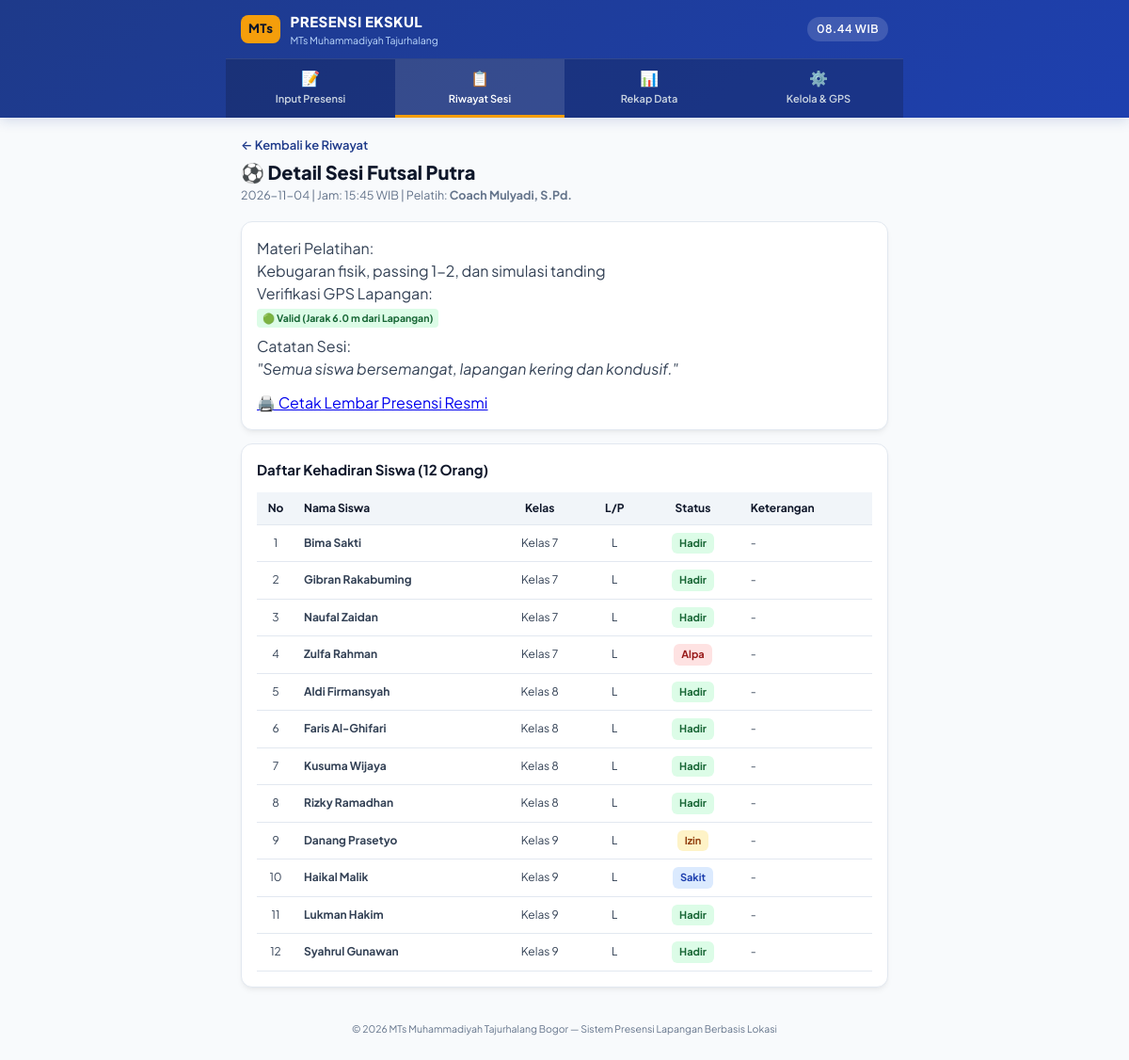
The app's page /riwayat/1 with its own data.
### tables this page shows
CREATE TABLE ekskul (
        id INTEGER PRIMARY KEY AUTOINCREMENT,
        nama TEXT UNIQUE NOT NULL,
        kategori TEXT,
        icon TEXT,
        hari_latihan TEXT,
        jam_latihan TEXT,
        pelatih_default TEXT
    );

CREATE TABLE sesi_latihan (
        id INTEGER PRIMARY KEY AUTOINCREMENT,
        ekskul_id INTEGER NOT NULL,
        nama_pelatih TEXT NOT NULL,
        tanggal TEXT NOT NULL,
        jam_mulai TEXT NOT NULL,
        jam_selesai TEXT,
        lokasi_lat REAL,
        lokasi_lng REAL,
        jarak_meter REAL,
        status_lokasi TEXT, -- 'VALID' / 'DILUAR_AREA'
        materi_latihan TEXT,
        catatan TEXT,
        created_at TIMESTAMP DEFAULT CURRENT_TIMESTAMP,
        FOREIGN KEY (ekskul_id) REFERENCES ekskul(id)
    );

CREATE TABLE presensi_siswa (
        id INTEGER PRIMARY KEY AUTOINCREMENT,
        sesi_id INTEGER NOT NULL,
        siswa_id INTEGER NOT NULL,
        status_kehadiran TEXT NOT NULL, -- 'Hadir', 'Izin', 'Sakit', 'Alpa'
        keterangan TEXT,
        FOREIGN KEY (sesi_id) REFERENCES sesi_latihan(id),
        FOREIGN KEY (siswa_id) REFERENCES siswa(id)
    );

CREATE TABLE siswa (
        id INTEGER PRIMARY KEY AUTOINCREMENT,
        ekskul_id INTEGER NOT NULL,
        nama TEXT NOT NULL,
        kelas TEXT NOT NULL,
        nisn TEXT,
        jenis_kelamin TEXT,
        status_aktif INTEGER DEFAULT 1,
        FOREIGN KEY (ekskul_id) REFERENCES ekskul(id)
    );

### app.py (the view)
@app.route('/riwayat/<int:sesi_id>')
def detail_sesi(sesi_id):
    conn = get_db()
    sesi = conn.execute("""
    SELECT s.*, e.nama as nama_ekskul, e.icon as icon_ekskul, e.kategori
    FROM sesi_latihan s
    JOIN ekskul e ON s.ekskul_id = e.id
    WHERE s.id = ?
    """, (sesi_id,)).fetchone()
    if not sesi:
        conn.close()
        return "Sesi tidak ditemukan", 404
    presensi = conn.execute("""
    SELECT ps.*, sw.nama, sw.kelas, sw.jenis_kelamin
    FROM presensi_siswa ps
    JOIN siswa sw ON ps.siswa_id = sw.id
    WHERE ps.sesi_id = ?
    ORDER BY sw.kelas ASC, sw.nama ASC
    """, (sesi_id,)).fetchall()
    conn.close()
    return render_template('detail_sesi.html', sesi=sesi, presensi=presensi)

### database.py (called while the page is built)
def get_db():
    conn = sqlite3.connect(DB_PATH)
    conn.row_factory = sqlite3.Row
    return conn

### templates/detail_sesi.html (shortened to what this page needs)
{% extends 'base.html' %}
{% block content %}
<div class="screen-wrapper">
    <div class="page-title-box">
        <a href="/riwayat" class="back-link">← Kembali ke Riwayat</a>
        <h1 class="page-heading">{{ sesi.icon_ekskul }} Detail Sesi {{ sesi.nama_ekskul }}</h1>
        <p class="page-subheading">{{ sesi.tanggal }} | Jam: {{ sesi.jam_mulai }} WIB | Pelatih: <b>{{ sesi.nama_pelatih }}</b></p>
    </div>
    <div class="card session-meta-banner">
        <div class="meta-cols">
            <div>
                <span class="meta-title">Materi Pelatihan:</span>
                <p class="meta-desc">{{ sesi.materi_latihan if sesi.materi_latihan else '-' }}</p>
            </div>
            <div>
                <span class="meta-title">Verifikasi GPS Lapangan:</span>
                <p class="meta-desc">
                    {% if sesi.status_lokasi == 'VALID' %}
                    <span class="badge-tag tag-green">🟢 Valid (Jarak {{ sesi.jarak_meter }} m dari Lapangan)</span>
                    {% else %}
                    <span class="badge-tag tag-yellow">🟡 Di Luar Toleransi (Jarak {{ sesi.jarak_meter }} m)</span>
                    {% endif %}
                </p>
            </div>
        </div>
        {% if sesi.catatan %}
        <div style="margin-top: 8px;">
            <span class="meta-title">Catatan Sesi:</span>
            <p class="meta-desc"><i>"{{ sesi.catatan }}"</i></p>
        </div>
        {% endif %}
        <div style="margin-top: 12px;">
            <a href="/cetak/{{ sesi.id }}" target="_blank" class="btn-print-banner">🖨️ Cetak Lembar Presensi Resmi</a>
        </div>
    </div>
    <div class="card table-card">
        <h3 class="card-title" style="margin-bottom: 12px;">Daftar Kehadiran Siswa ({{ presensi|length }} Orang)</h3>
        <div class="table-responsive">
            <table class="data-table">
                <thead>
                    <tr>
                        <th style="width: 40px; text-align: center;">No</th>
                        <th>Nama Siswa</th>
                        <th style="text-align: center;">Kelas</th>
                        <th style="text-align: center;">L/P</th>
                        <th style="text-align: center;">Status</th>
                        <th>Keterangan</th>
                    </tr>
                </thead>
                <tbody>
                    {% for p in presensi %}
                    <tr>
                        <td style="text-align: center;">{{ loop.index }}</td>
                        <td><b>{{ p.nama }}</b></td>
                        <td style="text-align: center;">{{ p.kelas }}</td>
                        <td style="text-align: center;">{{ p.jenis_kelamin }}</td>
                        <td style="text-align: center;">
                            {% if p.status_kehadiran == 'Hadir' %}
                            <span class="status-badge badge-hadir">Hadir</span>
                            {% elif p.status_kehadiran == 'Izin' %}
                            <span class="status-badge badge-izin">Izin</span>
                            {% elif p.status_kehadiran == 'Sakit' %}
                            <span class="status-badge badge-sakit">Sakit</span>
                            {% else %}
                            <span class="status-badge badge-alpa">Alpa</span>
                            {% endif %}
                        </td>
                        <td>{{ p.keterangan if p.keterangan else '-' }}</td>
                    </tr>
                    {% endfor %}
                </tbody>
            </table>
        </div>
    </div>
</div>
{% endblock %}

### static/style.css (style rules this page uses)
:root { --primary: #1E3A8A; --primary-light: #3B82F6; --secondary: #0D9488; --accent: #F59E0B; --success: #10B981; --danger: #EF4444; --dark: #0F172A; --text: #334155; --muted: #64748B; --bg-app: #F8FAFC; --card-bg: #FFFFFF; --border: #E2E8F0; --radius: 12px; --shadow: 0 4px 6px -1px rgba(0, 0, 0, 0.05), 0 2px 4px -2px rgba(0, 0, 0, 0.05); }
* { box-sizing: border-box; margin: 0; padding: 0; -webkit-tap-highlight-color: transparent; }
body { font-family: 'Plus Jakarta Sans', -apple-system, BlinkMacSystemFont, "Segoe UI", Roboto, sans-serif; background-color: var(--bg-app); color: var(--text); line-height: 1.5; padding-bottom: 40px; }
.screen-wrapper { display: flex; flex-direction: column; gap: 14px; }
.page-title-box { margin-bottom: 4px; }
.page-heading { font-size: 20px; font-weight: 800; color: var(--dark); }
.page-subheading { font-size: 12.5px; color: var(--muted); }
.back-link { display: inline-block; color: var(--primary); text-decoration: none; font-size: 13px; font-weight: 600; margin-bottom: 4px; }
.card { background: var(--card-bg); border-radius: var(--radius); padding: 16px; border: 1px solid var(--border); box-shadow: var(--shadow); }
.card-title { font-size: 15px; font-weight: 700; color: var(--dark); }
.badge-tag { display: inline-block; padding: 2px 6px; border-radius: 4px; font-size: 10.5px; font-weight: 700; }
.tag-green { background: #DCFCE7; color: #166534; }
.table-responsive { overflow-x: auto; }
.data-table { width: 100%; border-collapse: collapse; font-size: 12px; }
.data-table th, .data-table td { padding: 8px 10px; border-bottom: 1px solid var(--border); }
.data-table th { background: #F1F5F9; color: var(--dark); font-weight: 700; text-align: left; }
.status-badge { display: inline-block; padding: 3px 8px; border-radius: 6px; font-size: 11px; font-weight: 700; }
.badge-hadir { background: #DCFCE7; color: #166534; }
.badge-izin { background: #FEF3C7; color: #92400E; }
.badge-sakit { background: #DBEAFE; color: #1E40AF; }
.badge-alpa { background: #FEE2E2; color: #991B1B; }

### records on screen
ekskul: icon_ekskul "⚽", nama_ekskul "Futsal Putra"
sesi_latihan: tanggal "2026-11-04", jam_mulai "15:45", nama_pelatih "Coach Mulyadi, S.Pd.", materi_latihan "Kebugaran fisik, passing 1-2, dan simulasi tanding", jarak_meter "6.0", catatan "Semua siswa bersemangat, lapangan kering dan kondusif."
presensi_siswa: nama "Bima Sakti", kelas "Kelas 7", jenis_kelamin "L", status_kehadiran "Hadir", keterangan "-"
presensi_siswa: nama "Gibran Rakabuming", kelas "Kelas 7", jenis_kelamin "L", status_kehadiran "Hadir", keterangan "-"
presensi_siswa: nama "Naufal Zaidan", kelas "Kelas 7", jenis_kelamin "L", status_kehadiran "Hadir", keterangan "-"
presensi_siswa: nama "Zulfa Rahman", kelas "Kelas 7", jenis_kelamin "L", status_kehadiran "Alpa", keterangan "-"
presensi_siswa: nama "Aldi Firmansyah", kelas "Kelas 8", jenis_kelamin "L", status_kehadiran "Hadir", keterangan "-"
presensi_siswa: nama "Faris Al-Ghifari", kelas "Kelas 8", jenis_kelamin "L", status_kehadiran "Hadir", keterangan "-"
presensi_siswa: nama "Kusuma Wijaya", kelas "Kelas 8", jenis_kelamin "L", status_kehadiran "Hadir", keterangan "-"
presensi_siswa: nama "Rizky Ramadhan", kelas "Kelas 8", jenis_kelamin "L", status_kehadiran "Hadir", keterangan "-"
presensi_siswa: nama "Danang Prasetyo", kelas "Kelas 9", jenis_kelamin "L", status_kehadiran "Izin", keterangan "-"
presensi_siswa: nama "Haikal Malik", kelas "Kelas 9", jenis_kelamin "L", status_kehadiran "Sakit", keterangan "-"
presensi_siswa: nama "Lukman Hakim", kelas "Kelas 9", jenis_kelamin "L", status_kehadiran "Hadir", keterangan "-"
presensi_siswa: nama "Syahrul Gunawan", kelas "Kelas 9", jenis_kelamin "L", status_kehadiran "Hadir", keterangan "-"

### other values on screen
{{ presensi|length }} "12"
